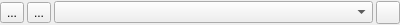
<?xml version="1.0" encoding="UTF-8"?>
<ui version="4.0">
 <class>HistoryWidget</class>
 <widget class="QWidget" name="HistoryWidget">
  <property name="geometry">
   <rect>
    <x>0</x>
    <y>0</y>
    <width>400</width>
    <height>25</height>
   </rect>
  </property>
  <property name="windowTitle">
   <string>Form</string>
  </property>
  <layout class="QHBoxLayout" name="horizontalLayout">
   <property name="spacing">
    <number>3</number>
   </property>
   <property name="leftMargin">
    <number>0</number>
   </property>
   <property name="topMargin">
    <number>0</number>
   </property>
   <property name="rightMargin">
    <number>0</number>
   </property>
   <property name="bottomMargin">
    <number>0</number>
   </property>
   <item>
    <widget class="QToolButton" name="prevButton">
     <property name="toolTip">
      <string>Previous Playlist</string>
     </property>
     <property name="text">
      <string>...</string>
     </property>
     <property name="icon">
      <iconset resource="../../icons.qrc">
       <normaloff>:/tango/images/icons/tango/media-skip-backward.png</normaloff>:/tango/images/icons/tango/media-skip-backward.png</iconset>
     </property>
    </widget>
   </item>
   <item>
    <widget class="QToolButton" name="nextButton">
     <property name="toolTip">
      <string>Next Playlist</string>
     </property>
     <property name="text">
      <string>...</string>
     </property>
     <property name="icon">
      <iconset resource="../../icons.qrc">
       <normaloff>:/tango/images/icons/tango/media-skip-forward.png</normaloff>:/tango/images/icons/tango/media-skip-forward.png</iconset>
     </property>
    </widget>
   </item>
   <item>
    <widget class="QComboBox" name="playlistCombo">
     <property name="sizePolicy">
      <sizepolicy hsizetype="Expanding" vsizetype="Fixed">
       <horstretch>0</horstretch>
       <verstretch>0</verstretch>
      </sizepolicy>
     </property>
     <property name="sizeAdjustPolicy">
      <enum>QComboBox::AdjustToContentsOnFirstShow</enum>
     </property>
     <property name="minimumContentsLength">
      <number>0</number>
     </property>
    </widget>
   </item>
   <item>
    <widget class="QToolButton" name="deleteButton">
     <property name="toolTip">
      <string>Remove Playlist</string>
     </property>
     <property name="text">
      <string/>
     </property>
     <property name="icon">
      <iconset resource="../../icons.qrc">
       <normaloff>:/gnome-icon-theme/images/icons/gnome-icon-theme/close.png</normaloff>:/gnome-icon-theme/images/icons/gnome-icon-theme/close.png</iconset>
     </property>
    </widget>
   </item>
  </layout>
 </widget>
 <resources>
  <include location="../../icons.qrc"/>
 </resources>
 <connections/>
</ui>
